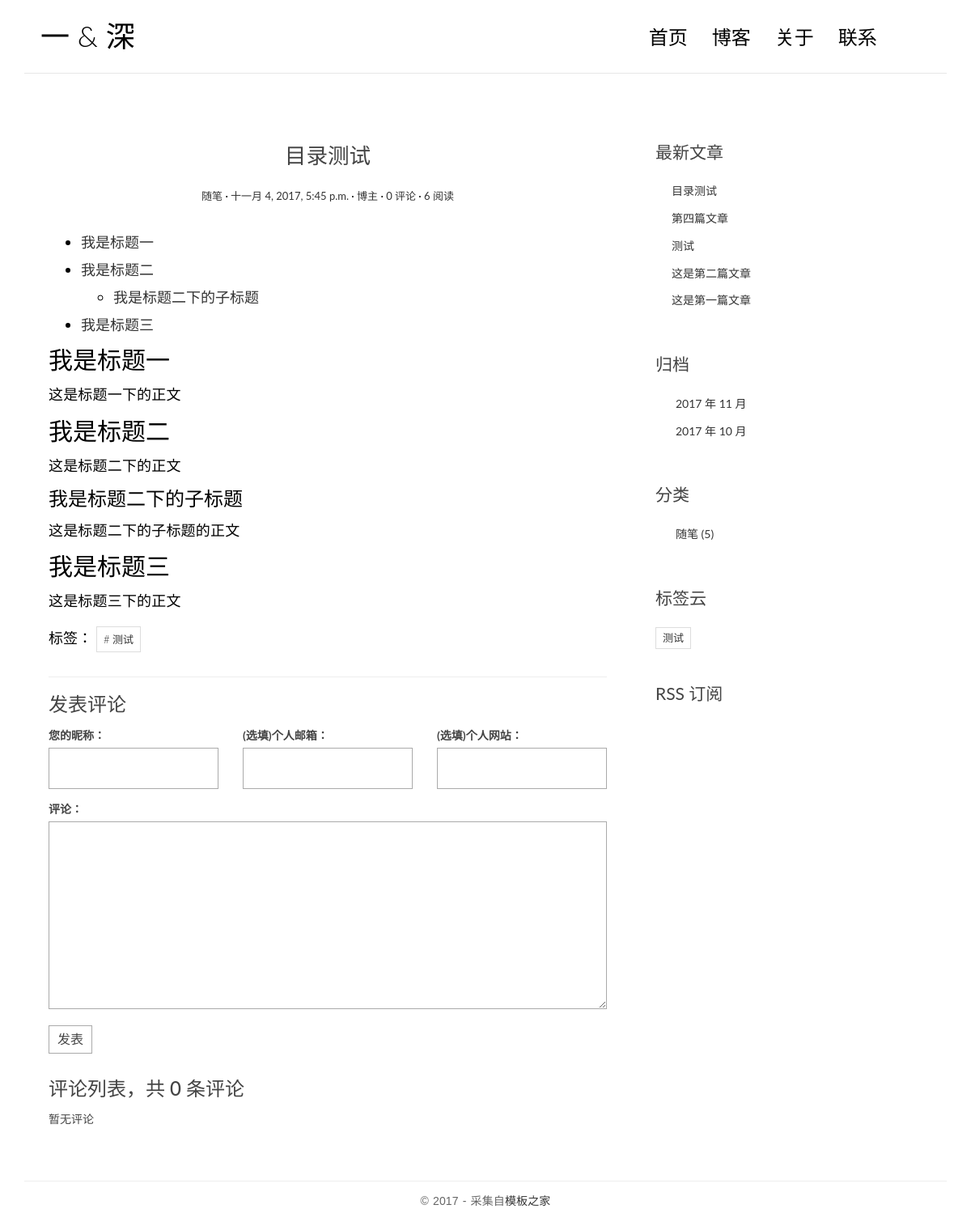
Page /post/6/ on the committed database.
### blog/models.py (models this page shows, shortened)
class Post(models.Model):
    title = models.CharField(max_length=70)
    body = models.TextField()
    created_time = models.DateTimeField()
    modified_time = models.DateTimeField()
    excerpt = models.CharField(max_length=200, blank=True)
    category = models.ForeignKey(Category)
    tags = models.ManyToManyField(Tag, blank=True)
    author = models.ForeignKey(User)
    views = models.PositiveIntegerField(default=0)
    def get_absolute_url(self):
        return reverse('blog:detail', kwargs={'pk':self.pk})
    def increase_views(self):
        self.views += 1
        self.save(update_fields=['views'])
    def save(self, *args, **kwargs):
        if not self.excerpt:
            md = markdown.Markdown(extensions=[
                    'markdown.extensions.extra',
                    'markdown.extensions.codehilite',
            ])
            self.excerpt = strip_tags(md.convert(self.body))[:54]
        super(Post, self).save(*args, **kwargs)
    class Meta:
        ordering = ['-created_time']

class Category(models.Model):
    name = models.CharField(max_length=100)

class Tag(models.Model):
    name = models.CharField(max_length=100)

### blog/views.py (the view)
# urls.py: url(r'^post/(?P<pk>[0-9]+)/$', views.PostDetailView.as_view(), name='detail'),
class PostDetailView(DetailView):
    model = Post
    template_name = 'blog/detail.html'
    content_object_name = 'post'
    def get(self, request, *args, **kwargs):
        response = super(PostDetailView, self).get(request, *args, **kwargs)
        self.object.increase_views()
        return response
    def get_object(self, queryset=None):
        post = super(PostDetailView, self).get_object(queryset=None)
        md = markdown.Markdown(extensions=[
            'markdown.extensions.extra',
            'markdown.extensions.codehilite',
            TocExtension(slugify=slugify),
        ])
        post.body = md.convert(post.body)
        post.toc = md.toc
        return post
    def get_context_data(self, **kwargs):
        context = super(PostDetailView, self).get_context_data(**kwargs)
        form = CommentForm()
        comment_list = self.object.comment_set.all()
        context.update({
            'form': form,
            'comment_list': comment_list
        })
        return context

### comments/forms.py
class CommentForm(forms.ModelForm):
    class Meta:
        model = Comment
        fields = ['name', 'email', 'url', 'text']

### blog/templatetags/blog_tags.py (called while the page is built)
@register.simple_tag
def get_recent_posts(num=5):
    return Post.objects.all().order_by('-created_time')[:num]

@register.simple_tag
def archives():
    return Post.objects.dates('created_time', 'month', order='DESC')

@register.simple_tag
def get_categories():
    return Category.objects.annotate(num_posts=Count('post')).filter(num_posts__gt=0)

@register.simple_tag
def get_tags():
    return Tag.objects.annotate(num_posts=Count('post')).filter(num_posts__gt=0)

### templates/blog/detail.html (shortened to what this page needs)
{% extends 'base.html' %}
{% block main %}
    <article class="post post-{{ post.pk }}">
        <header class="entry-header">
            <h1 class="entry-title">{{ post.title }}</h1>
            <div class="entry-meta">
                <span class="post-category"><a href="#">{{ post.category.name }}</a></span>
                <span class="post-date"><a href="#"><time class="entry-date"
                                                          datetime="{{ post.created_time }}">{{ post.created_time }}</time></a></span>
                <span class="post-author"><a href="#">{{ post.author }}</a></span>
                <span class="comments-link"><a href="#">{{ post.comment_set.count }} 评论</a></span>
                <span class="views-count"><a href="#">{{ post.views }} 阅读</a></span>
            </div>
        </header>
        <div class="entry-content clearfix">
            {{ post.body|safe }}
            <div class="widget-tag-cloud">
                <ul>
                    标签：
                    {% for tag in post.tags.all %}
                        <li><a href="{% url 'blog:tag' tag.pk %}"># {{ tag.name }}</a></li>
                    {% endfor %}
                </ul>
            </div>
        </div>
    </article>
    <section class="comment-area" id="comment-area">
    <hr>
    <h3>发表评论</h3>
    <form action="{% url 'comments:post_comment' post.pk %}" method="post" class="comment-form">
        <div class="row">
            <div class="col-md-4">
                <label for="id_name">您的昵称：</label>
                {{ form.name }}
            </div>
            <div class="col-md-4">
                <label for="id_email">(选填)个人邮箱：</label>
                {{ form.email }}
            </div>
            <div class="col-md-4">
                <label for="id_url">(选填)个人网站：</label>
                {{ form.url }}
            </div>
            <div class="col-md-12">
                <label for="id_comment">评论：</label>
                {{ form.text }}
                <button type="submit" class="comment-btn">发表</button>
            </div>
        </div>
    </form>
    <div class="comment-list-panel">
        <h3>评论列表，共 <span>{{ comment_list|length }}</span> 条评论</h3>
        <ul class="comment-list list-unstyled">
            {% for comment in comment_list %}
            <li class="comment-item">
                <span class="nickname">{{ comment.name }}</span>
                <time class="submit-date">{{ comment.created_time }}</time>
                <div class="text">
                    {{ comment.text }}
                </div>
            </li>
            {% empty %}
            暂无评论
            {% endfor %}
        </ul>
    </div>
    </section>
{% endblock main %}

### templates/base.html (shortened to what this page needs)
{% load staticfiles %}
{% load blog_tags %}
<!DOCTYPE html>
<html>
<head>
    <link rel="stylesheet" href="http://code.ionicframework.com/ionicons/2.0.1/css/ionicons.min.css">
    <link href="https://cdn.bootcss.com/bootstrap/3.3.7/css/bootstrap.min.css" rel="stylesheet">
    <link rel="stylesheet" href="{% static 'blog/css/pace.css' %}">
    <link rel="stylesheet" href="{% static 'blog/css/custom.css' %}">
    <link rel="stylesheet" href="{% static 'blog/css/highlights/github.css' %}">
</head>
<body>
<div class="container">
    <header id="site-header">
        <div class="row">
            <div class="col-md-4 col-sm-5 col-xs-8">
                <div class="logo">
                    <h1><a href="{% url 'blog:index' %}"><b>一</b> &amp; 深</a></h1>
                </div>
            </div>
            <div class="col-md-8 col-sm-7 col-xs-4">
                <nav class="main-nav" role="navigation">
                    <div class="collapse navbar-collapse" id="bs-example-navbar-collapse-1">
                        <ul class="nav navbar-nav navbar-right">
                            <li class="cl-effect-11"><a href="{% url 'blog:index' %}" data-hover="首页">首页</a></li>
                            <li class="cl-effect-11"><a href="full-width.html" data-hover="博客">博客</a></li>
                            <li class="cl-effect-11"><a href="about.html" data-hover="关于">关于</a></li>
                            <li class="cl-effect-11"><a href="contact.html" data-hover="联系">联系</a></li>
                        </ul>
                    </div>
                </nav>
            </div>
        </div>
    </header>
</div>
<div class="content-body">
    <div class="container">
        <div class="row">
            <main class="col-md-8">
                {% block main %}
                {% endblock main %}
            </main>
            <aside class="col-md-4">
                <div class="widget widget-recent-posts">
                    <h3 class="widget-title">最新文章</h3>
                    {% get_recent_posts as recent_post_list %}
                    <ul>
                        {% for post in recent_post_list %}
                        <li>
                            <a href="{{ post.get_absolute_url }}">{{ post.title }}</a>
                        </li>
                        {% empty %}
                        暂无文章！
                        {% endfor %}
                    </ul>
                </div>
                <div class="widget widget-archives">
                    <h3 class="widget-title">归档</h3>
                    {% archives as date_list %}
                    <ul>
                        {% for date in date_list %}
                        <li>
                        <a href="{% url 'blog:archives' date.year date.month %}">{{ date.year }} 年 {{ date.month }} 月</a>
                        </li>
                        {% empty %}
                        暂无归档！
                        {% endfor %}
                    </ul>
                </div>
                <div class="widget widget-category">
                    <h3 class="widget-title">分类</h3>
                    {% get_categories as category_list %}
                    <ul>
                        {% for category in category_list %}
                        <li>
                            <a href="{% url 'blog:category' category.pk %}">{{ category.name }} <span class="post-count">({{ category.num_posts }})</span></a>
                         </li>
                        {% empty %}
                        暂无分类！
                        {% endfor %}
                    </ul>
                </div>
                <div class="widget widget-tag-cloud">
                    <h3 class="widget-title">标签云</h3>
                    {% get_tags as tag_list %}
                    <ul>
                        {% for tag in tag_list %}
                        <li>
                            <a href="{% url 'blog:tag' tag.pk %}">{{ tag.name }}</a>
                        </li>
                        {% empty %}
                        暂无标签！
                        {% endfor %}
                    </ul>
                </div>
                <div class="rss">
                    <a href="{% url 'rss' %}"> RSS 订阅</a>
                </div>
            </aside>
        </div>
    </div>
</div>
<footer id="site-footer">
    <div class="container">
        <div class="row">
            <div class="col-md-12">
                <p class="copyright">&copy 2017 - 采集自<a href="http://www.cssmoban.com/"
                                                        target="_blank" title="模板之家">模板之家</a>
                </p>
            </div>
        </div>
    </div>
</footer>
</body>
</html>

### blog/static/blog/css/custom.css (style rules this page uses)
h1, h2, h3, h4, h5, h6 { margin-top: 0; }
b { font-weight: 400; }
a { color: #333; }
body { color: #444; font-family: 'Lato', sans-serif; }
p { font-family: 'Ubuntu', sans-serif; font-weight: 400; word-spacing: 1px; letter-spacing: 0.01em; }
#site-header { background-color: #FFF; padding: 25px 20px; margin-bottom: 40px; border-bottom: 1px solid #e7e7e7; }
.logo h1 a { color: #000; }
.logo h1 { margin: 0; font-family: 'Lato', sans-serif; font-weight: 300; }
.main-nav { margin-top: 11px; max-width: 95%; }
.main-nav a { color: #000000 !important; padding: 0 0 5px 0 !important; margin-right: 30px; font-family: 'Lato', sans-serif; font-weight: 300; font-size: 24px; }
.cl-effect-11 a { padding: 10px 0; color: #0972b4; text-shadow: none; }
.cl-effect-11 a::before { position: absolute; top: 0; left: 0; overflow: hidden; padding: 0 0 5px 0 !important; max-width: 0; border-bottom: 1px solid #000; color: #000; content: attr(data-hover); white-space: nowrap; -webkit-transition: max-width 0.5s; -moz-transition: max-width 0.5s; transition: max-width 0.5s; }
.content-body { padding-bottom: 4em; }
.post { background: #fff; padding: 30px 30px 0; }
.entry-title { text-align: center; font-size: 1.9em; margin-bottom: 20px; line-height: 1.6; padding: 10px 20px 0; }
.entry-meta { text-align: center; color: #DDDDDD; font-size: 13px; margin-bottom: 30px; }
.entry-content { font-size: 18px; line-height: 1.9; font-weight: 300; color: #000; }
.post-category::after, .post-date::after, .post-author::after, .comments-link::after { content: ' ·'; color: #000; }
.widget { background: #fff; padding: 30px 0 0; }
.widget-title { font-size: 1.5em; margin-bottom: 20px; line-height: 1.6; padding: 10px 0 0; font-weight: 400; }
.widget-recent-posts ul { padding: 0; margin: 0; padding-left: 20px; }
.widget-recent-posts ul li { list-style-type: none; position: relative; line-height: 170%; margin-bottom: 10px; }
.widget-recent-posts ul li::before { content: '\f3d3'; font-family: "Ionicons"; position: absolute; left: -17px; top: 3px; font-size: 16px; color: #000; }
.widget-archives ul { padding: 0; margin: 0; padding-left: 25px; }
.widget-archives ul li { list-style-type: none; position: relative; line-height: 170%; margin-bottom: 10px; }
.widget-archives ul li::before { content: '\f3f3'; font-family: "Ionicons"; position: absolute; left: -25px; top: 1px; font-size: 16px; color: #000; }
.widget-category ul { padding: 0; margin: 0; padding-left: 25px; }
.widget-category ul li { list-style-type: none; position: relative; line-height: 170%; margin-bottom: 10px; }
.widget-category ul li::before { content: '\f3fe'; font-family: "Ionicons"; position: absolute; left: -25px; top: 1px; font-size: 18px; color: #000; }
.widget-tag-cloud ul { padding: 0; margin: 0; margin-right: -10px; }
.widget-tag-cloud ul li { list-style-type: none; font-size: 13px; display: inline-block; margin-right: 10px; margin-bottom: 10px; padding: 3px 8px; border: 1px solid #ddd; }
.rss { font-size: 21px; margin-top: 30px; }
.rss a { color: #444; }
#site-footer { padding-top: 10px; padding: 0 0 1.5em 0; }
.copyright { text-align: center; padding-top: 1em; margin: 0; border-top: 1px solid #eee; color: #666; }
.contact-form input, .comment-form input { border: 1px solid #aaa; margin-bottom: 15px; width: 100%; padding: 15px 15px; font-size: 16px; line-height: 100%; transition: 0.4s border-color linear; }
.contact-form textarea, .comment-form textarea { border: 1px solid #aaa; margin-bottom: 15px; width: 100%; padding: 15px 15px; font-size: 16px; line-height: 20px !important; min-height: 183px; transition: 0.4s border-color linear; }
.comment-area { padding: 0 30px 0; }
.comment-form { margin-top: 15px; }
.comment-form .comment-btn { background-color: #fff; border: 1px solid #aaa; font-size: 16px; padding: 5px 10px; }
.comment-list-panel { margin-top: 30px; }
.comment-list { margin-top: 15px; }

### rows in the picture
Post: title "目录测试", category.name "随笔", created_time "十一月 4, 2017, 5:45 p.m.", author "博主", comment_set.count "0", views "6", body "我是标题一 我是标题二 我是标题二下的子标题 我是标题三 我是标题一 这是标题一下的正文 我是标题二 这是标题二下的正文 我是标题二下的子标题 这是标题二下的子标题的正文 我是标题三 这是标题三下的正文"
Tag: name "测试"
Post: title "第四篇文章"
Post: title "测试"
Post: title "这是第二篇文章"
Post: title "这是第一篇文章"
Category: name "随笔", num_posts "5"

### other values in the picture
{{ comment_list|length }} "0"
{{ date.year }} "2017" "2017"
{{ date.month }} "11" "10"
